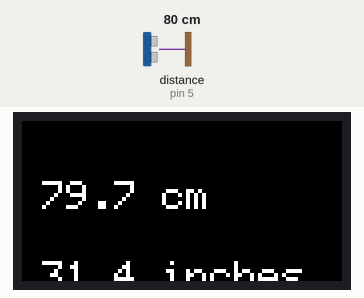
Recording of a sketch running on a simulated Arduino Uno, built with avr-gcc and run on an emulated ATmega328P. On the bench: 160×80 colour display. Wiring (inferred from the names in the program): ultrasonic range finder: trigger pin 6; echo pin 5. Inputs (shaded band) come from the test bench; at power-on: distance to the obstacle (sensor on pin 5) 80 cm. The echo pulse lasts 58.3 µs per cm; what the sketch prints to the serial monitor is not drawn.

Above: at 1.3 s.
1.4 s: distance to the obstacle (sensor on pin 5) set to 2 cm
At 2.5 s:
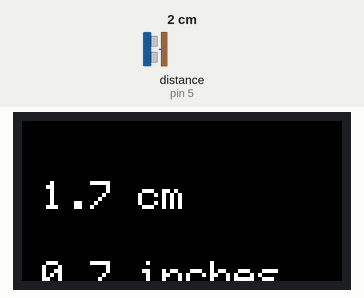
3.4 s: distance to the obstacle (sensor on pin 5) set to 4 cm
At 5.2 s:
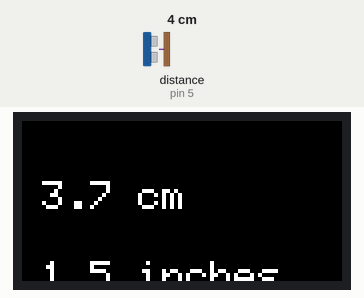
5.5 s: distance to the obstacle (sensor on pin 5) set to 9 cm
At 6.8 s:
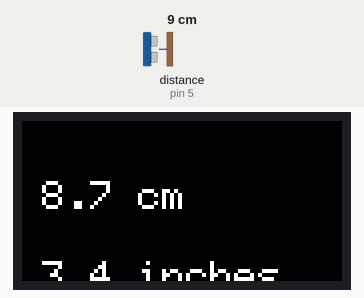
Timing chart, 0 to 8.5 s (numbered marks = the images above; inputs shaded):
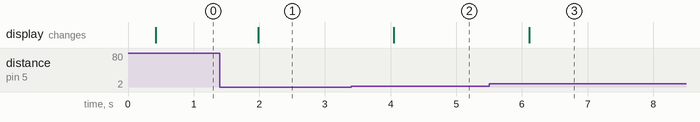

The sketch:

float_hcsro4_with_oled.ino
```cpp
#include <Adafruit_GFX.h>    // Include the Adafruit graphics library
#include <Adafruit_ST7735.h> // Include the Adafruit ST7735 library
int trigPin = 6;    // Trigger
int echoPin = 5;    // Echo
long duration;
float distance_cm, distance_inches;

// Pin definitions for the display
#define TFT_CS    10
#define TFT_RST   9
#define TFT_DC    8

Adafruit_ST7735 tft = Adafruit_ST7735(TFT_CS, TFT_DC, TFT_RST);

// ... Your existing code ...

void setup() {
  // Initialize OLED display
  tft.initR(INITR_MINI160x80);
  tft.setRotation(1); // Set rotation if needed

  // Serial Port begin
  Serial.begin(9600);
  pinMode(trigPin, OUTPUT);
  pinMode(echoPin, INPUT);
}

void loop() {
   digitalWrite(trigPin, LOW);
  delayMicroseconds(5);
  digitalWrite(trigPin, HIGH);
  delayMicroseconds(10);
  digitalWrite(trigPin, LOW);

  pinMode(echoPin, INPUT);

  // Measure the time it takes for the echo to return
  duration = pulseIn(echoPin, HIGH);

  // Calculate distance in centimeters
  distance_cm = duration * 0.0343 / 2.0; // Speed of sound: 343 meters/second

  // Calculate distance in inches
  distance_inches = duration * 0.0135 / 2.0; // Speed of sound: 1350 feet/second

  // Print the distances
  Serial.print(distance_cm, 2); // Print with 2 decimal places
  Serial.print(" cm, ");
  Serial.print(distance_inches, 2); // Print with 2 decimal places
  Serial.println(" inches");

  delay(250);

  // Clear the display
  tft.fillScreen(ST7735_BLACK);

  // Print the distances on the display
  tft.setTextSize(2);
  tft.setTextColor(ST7735_WHITE);
  tft.setCursor(10, 30);
  tft.print(distance_cm, 1); // Display with 1 decimal place
  tft.print(" cm");

  tft.setCursor(10, 70);
  tft.print(distance_inches, 1); // Display with 1 decimal place
  tft.print(" inches");

  delay(250);
}
```

Measured:
- after the input at 1.4 s, the display: changes after 0.58 s (image 1)
- after the input at 3.4 s, the display: changes after 0.65 s (image 2)
- after the input at 5.5 s, the display: changes after 0.61 s (image 3)
